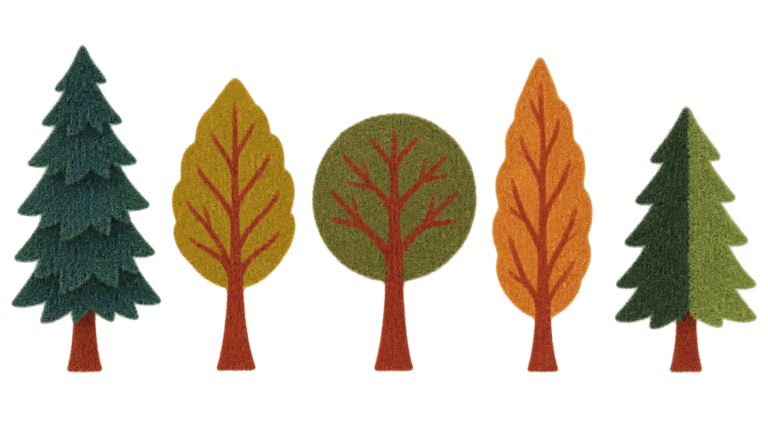
#> input picture design/forest-3d/art/sheets/trees.png, 1536 x 864 px (shown at 1/2 size); its folder holds 3 pictures in this run
$ python cut_art.py
#> lines starting #> are read from the running program, lines starting #| are printed output that depends on the picture; after the words box and inside, x2 and y2 are one past the last pixel; in counts of white or black regions, pixels touching at a corner belong together
# Tách nền trắng của 3 tấm hình vẽ (tạo bằng Figma AI), cắt từng vật thành PNG trong suốt và lấy đường viền.
# Chạy: uv run --with pillow --with numpy --with scikit-image python design/forest-3d/cut_art.py
# Kết quả: design/forest-3d/art/<tên>.png và art/outlines.json (đa giác viền, toạ độ điểm ảnh).
import os, json
import numpy as np
from PIL import Image, ImageFilter
from scipy import ndimage
from skimage import measure

HERE = os.path.dirname(os.path.abspath(__file__)); ART = os.path.join(HERE, 'art')
NAMES = {  # thứ tự: trái sang phải, trên xuống dưới
    'trees': ['pine', 'yellow', 'round', 'flame', 'pine2'],
    'plants': ['shrub', 'shrubY', 'flowerBush', 'fern', 'grass', 'shrubDark'],
    'props': ['mushrooms', 'foxSit', 'foxWalk', 'boulder', 'lantern', 'log'],
}

def cut(sheet, names):
#> called with sheet = 'trees'
    src = np.asarray(Image.open(os.path.join(ART, 'sheets', sheet + '.png')).convert('RGBA')).astype(int)
    im = src[..., :3]; H, W, _ = im.shape
#> after `im = src[..., :3]`:
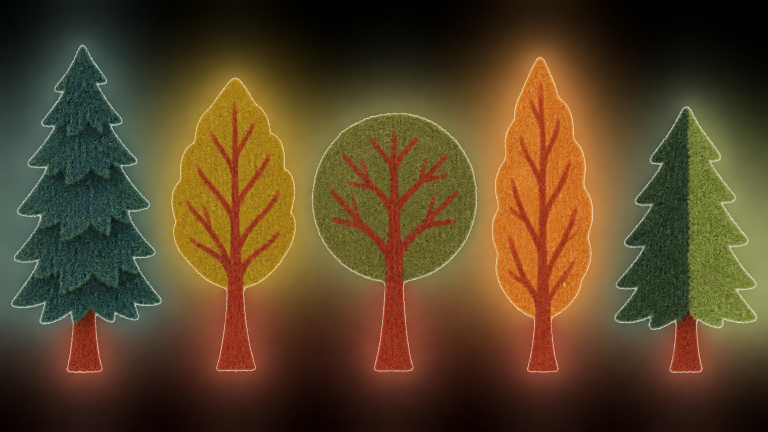
#> im: shape (864, 1536, 3) int64 (shown at 1/2 size); mean R, G, B 88.9, 68.8, 39.5
#> after `H, W, _ = im.shape`: H = 864; W = 1536
    if src[..., 3].min() < 128:   # ảnh đã có nền trong suốt
        bg = src[..., 3] < 128
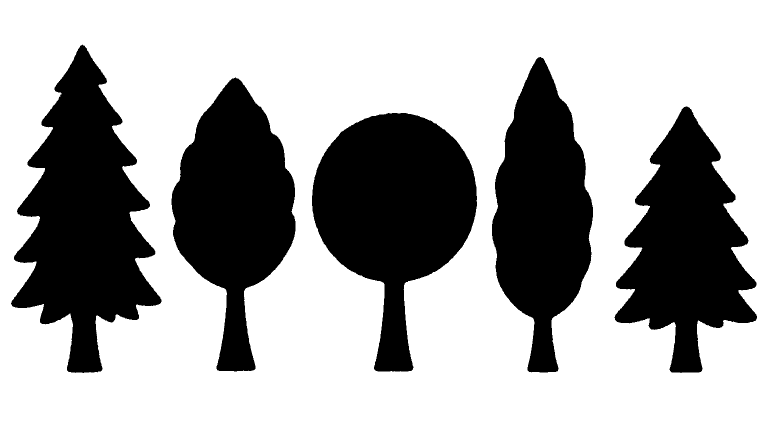
#> bg: shape (864, 1536) bool (shown at 1/2 size); 66.6% white; 5 black regions, box (x1, y1, x2, y2) and area: (22, 89, 323, 746) 102901, (624, 226, 954, 743) 97600, (343, 155, 591, 743) 82569, (1229, 213, 1514, 746) 80866, (984, 114, 1186, 745) 78992
    else:                          # nền trắng: loang từ mép vào
        light = (im.min(2) > 226) & ((im.max(2) - im.min(2)) < 22)
        lab, _ = ndimage.label(light)
        border = set(np.unique(np.concatenate([lab[0], lab[-1], lab[:, 0], lab[:, -1]]))) - {0}
        bg = np.isin(lab, list(border))
    fg = ndimage.binary_opening(~bg, iterations=2)
#> fg: shape (864, 1536) bool; 33.4% white; 5 white regions, box (x1, y1, x2, y2) and area: (22, 89, 323, 746) 102846, (624, 226, 954, 743) 97587, (343, 155, 591, 743) 82554, (1229, 213, 1514, 746) 80802, (984, 114, 1186, 745) 78984
    fg = ndimage.binary_fill_holes(fg)
    lab2, n = ndimage.label(fg)
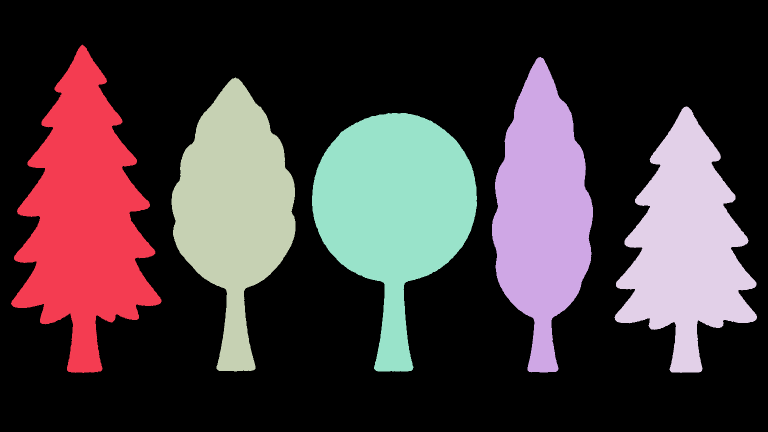
#> lab2: shape (864, 1536) int32 (shown at 1/2 size); 6 distinct labels, from 0 to 5; one colour per label, 0 black
#> n = 5
    sizes = ndimage.sum(fg, lab2, range(1, n + 1))
#> sizes = [102846, 78984, 82554, 80802, 97587]
    keep = [i + 1 for i, s in enumerate(sizes) if s > 2500]
#> keep = [1, 2, 3, 4, 5]
    objs = []
    for i in keep:
        ys, xs = np.where(lab2 == i)
        objs.append((ys.min(), ys.max(), xs.min(), xs.max(), i))
#> this loop made 5 passes
#> after the loop, objs = [(89, 745, 22, 322, 1), (114, 744, 984, 1185, 2), (155, 742, 343, 590, 3), (213, 745, 1229, 1513, 4), (226, 742, 624, 953, 5)]
    # gộp thành hàng theo vị trí, sắp xếp trái sang phải
    one_row = sheet == 'trees'
    objs.sort(key=lambda o: (False if one_row else (o[0] + o[1]) / 2 > H * 0.55, (o[2] + o[3]) / 2))
    out = {}
    for (y0, y1, x0, x1, i), name in zip(objs, names):
        pad = 6; y0, x0 = max(0, y0 - pad), max(0, x0 - pad); y1, x1 = min(H - 1, y1 + pad), min(W - 1, x1 + pad)
        m = (lab2[y0:y1 + 1, x0:x1 + 1] == i)
        a = Image.fromarray(np.where(m, src[y0:y1 + 1, x0:x1 + 1, 3], 0).astype(np.uint8))
        rgb = Image.fromarray(im[y0:y1 + 1, x0:x1 + 1].astype(np.uint8))
        rgba = rgb.copy(); rgba.putalpha(a)
        rgba.save(os.path.join(ART, name + '.png'))
        h, w = m.shape
        cs = measure.find_contours(np.pad(m.astype(float), 1), 0.5)
        polys = []
        for c in cs:
            if len(c) < 30: continue
            c = measure.approximate_polygon(c, tolerance=1.2)
            polys.append([[float(p[1] - 1), float(p[0] - 1)] for p in c])
        polys.sort(key=len, reverse=True)
        out[name] = {'w': w, 'h': h, 'polys': polys[:1]}
#> this loop made 5 passes
#> (y0, y1, x0, x1, i, name, h, w) on passes 1 to 5: (83, 751, 16, 328, 1, 'pine', 669, 313), (149, 748, 337, 596, 3, 'yellow', 600, 260), (220, 748, 618, 959, 5, 'round', 529, 342), (108, 750, 978, 1191, 2, 'flame', 643, 214), (207, 751, 1223, 1519, 4, 'pine2', 545, 297)
#> pass 1, in cut, `rgb = Image.fromarray(im[y0:y1 + 1, x0:x1 + 1].astype(np.uint8))`:
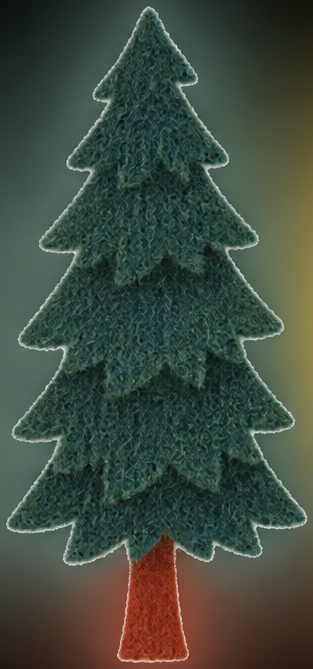
#> rgb: PIL image 313x669 RGB; mean R, G, B 63.8, 75.2, 64.3
#> pass 1, in cut, `rgba.save(os.path.join(ART, name + '.png'))`:
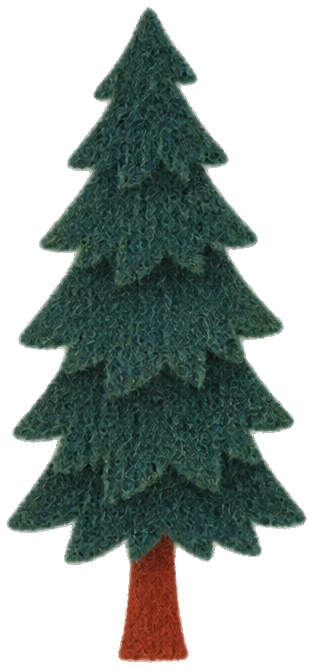
#> saved as pine.png: PIL image 313x669 RGBA; mean R, G, B, A 63.8, 75.2, 64.3, 123.4; transparent parts drawn white
#> after the loop:
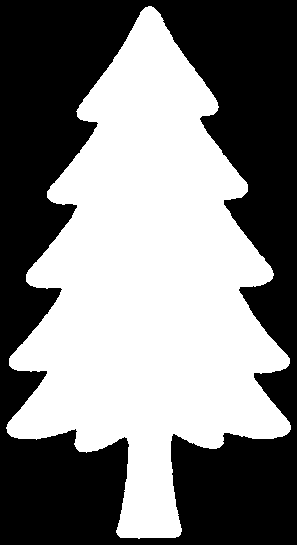
#> m: shape (545, 297) bool; 49.9% white; 1 white region, box (x1, y1, x2, y2) and area: (6, 6, 291, 539) 80802
#> after the loop:
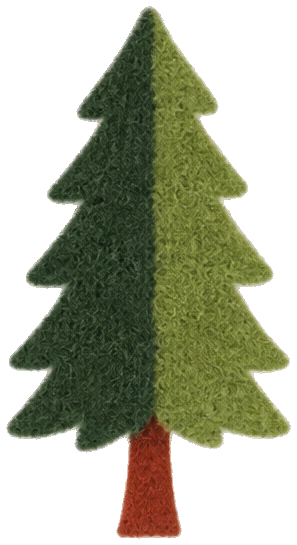
#> rgba: PIL image 297x545 RGBA; mean R, G, B, A 95.2, 93.6, 57, 125.4; transparent parts drawn white
#> after the loop, out = 5 items
    return out

if __name__ == '__main__':
    allp = {}
    for sheet, names in NAMES.items():
        allp.update(cut(sheet, names))
#> pass 2 of the loop `for sheet, names in NAMES.items():`:
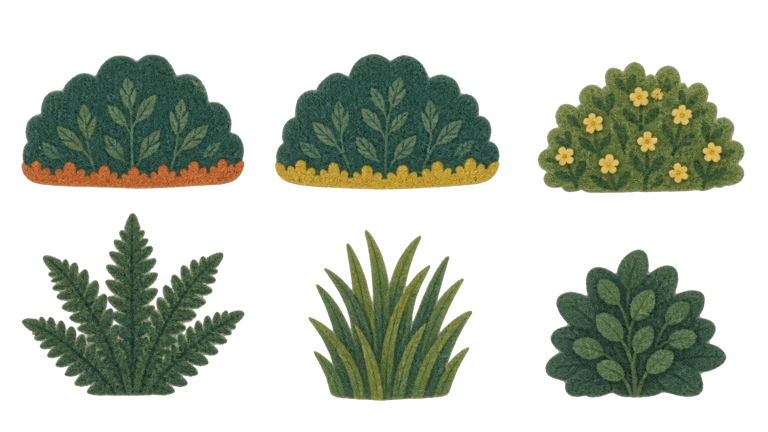
#> input picture design/forest-3d/art/sheets/plants.png, 1536 x 864 px (shown at 1/2 size)
#> bg: shape (864, 1536) bool; 63.4% white; 6 black regions, box (x1, y1, x2, y2) and area: (550, 108, 999, 379) 91838, (43, 109, 489, 378) 91255, (44, 426, 489, 792) 82088, (1076, 124, 1489, 386) 79467, (1091, 499, 1452, 795) 73767, (617, 460, 944, 802) 66908
#> in cut (call 2), `lab2, n = ndimage.label(fg)`:
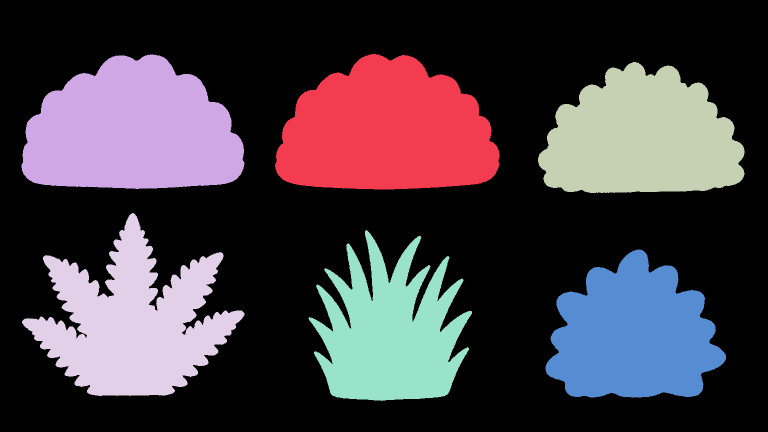
#> lab2: shape (864, 1536) int32 (shown at 1/2 size); 7 distinct labels, from 0 to 6; one colour per label, 0 black
#> n = 6
#> sizes = [91825, 91242, 79458, 82281, 66875, 73750]
#> keep = [1, 2, 3, 4, 5, 6]
#> the loop in cut (call 2), `for i in keep:` made 6 passes
#> after the loop in cut (call 2), `for i in keep:`: objs = [(108, 378, 550, 998, 1), (109, 377, 43, 488, 2), (124, 385, 1076, 1488, 3), (426, 791, 44, 488, 4), (460, 801, 617, 943, 5), (499, 794, 1091, 1451, 6)]
#> the loop in cut (call 2), `for (y0, y1, x0, x1, i), name in zip(objs, names):` made 6 passes
#> (y0, y1, x0, x1, i, name, h, w) on passes 1 to 6: (103, 383, 37, 494, 2, 'shrub', 281, 458), (102, 384, 544, 1004, 1, 'shrubY', 283, 461), (118, 391, 1070, 1494, 3, 'flowerBush', 274, 425), (420, 797, 38, 494, 4, 'fern', 378, 457), (454, 807, 611, 949, 5, 'grass', 354, 339), (493, 800, 1085, 1457, 6, 'shrubDark', 308, 373)
#> after the loop in cut (call 2), `for (y0, y1, x0, x1, i), name in zip(objs, names):`:
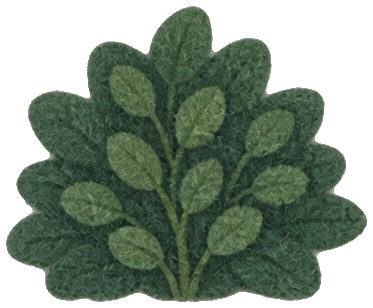
#> rgba: PIL image 373x308 RGBA; mean R, G, B, A 63.1, 83.2, 62.8, 161.5; transparent parts drawn white
#> after the loop in cut (call 2), `for (y0, y1, x0, x1, i), name in zip(objs, names):`: out = 6 items
#> pass 3 of the loop `for sheet, names in NAMES.items():`:
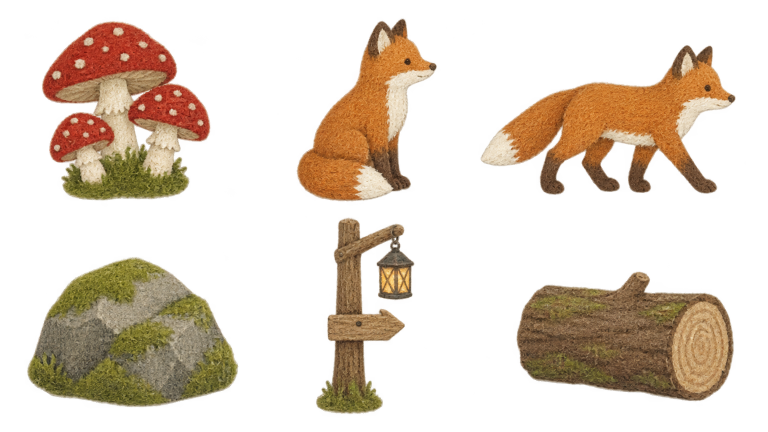
#> input picture design/forest-3d/art/sheets/props.png, 1536 x 864 px (shown at 1/2 size)
#> bg: shape (864, 1536) bool; 68.3% white; 6 black regions, box (x1, y1, x2, y2) and area: (54, 515, 476, 814) 91085, (1033, 544, 1468, 802) 83911, (84, 43, 421, 401) 83808, (961, 91, 1471, 389) 71515, (594, 38, 873, 403) 52986, (632, 436, 828, 828) 37595
#> in cut (call 3), `lab2, n = ndimage.label(fg)`:
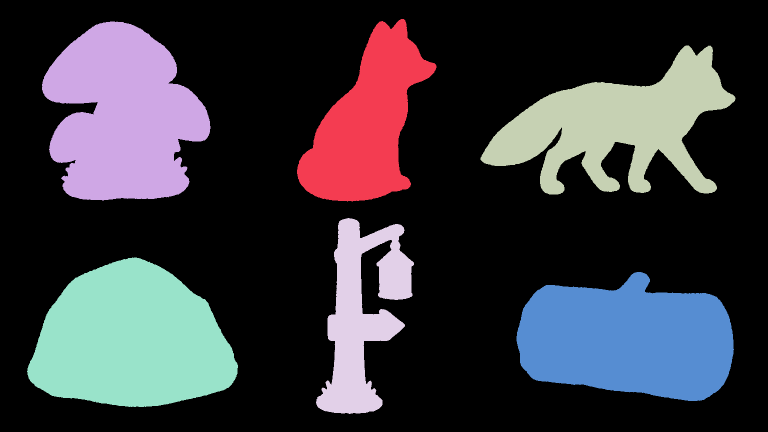
#> lab2: shape (864, 1536) int32 (shown at 1/2 size); 7 distinct labels, from 0 to 6; one colour per label, 0 black
#> sizes = [52969, 84820, 71452, 37612, 91076, 83898]
#> the loop in cut (call 3), `for i in keep:` made 6 passes
#> after the loop in cut (call 3), `for i in keep:`: objs = [(38, 402, 594, 872, 1), (43, 400, 84, 420, 2), (91, 388, 961, 1470, 3), (436, 827, 632, 827, 4), (515, 813, 54, 475, 5), (544, 801, 1033, 1467, 6)]
#> the loop in cut (call 3), `for (y0, y1, x0, x1, i), name in zip(objs, names):` made 6 passes
#> (y0, y1, x0, x1, i, name, h, w) on passes 1 to 6: (37, 406, 78, 426, 2, 'mushrooms', 370, 349), (32, 408, 588, 878, 1, 'foxSit', 377, 291), (85, 394, 955, 1476, 3, 'foxWalk', 310, 522), (509, 819, 48, 481, 5, 'boulder', 311, 434), (430, 833, 626, 833, 4, 'lantern', 404, 208), (538, 807, 1027, 1473, 6, 'log', 270, 447)
#> after the loop in cut (call 3), `for (y0, y1, x0, x1, i), name in zip(objs, names):`:
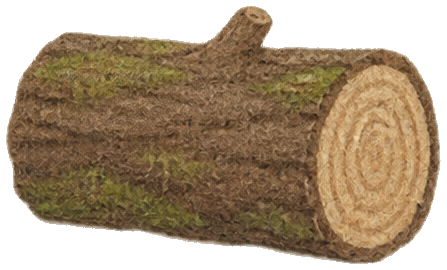
#> rgba: PIL image 447x270 RGBA; mean R, G, B, A 126.2, 100.9, 69.4, 174.9; transparent parts drawn white
    json.dump(allp, open(os.path.join(ART, 'outlines.json'), 'w'))
    for k, v in allp.items(): print(k, v['w'], v['h'], len(v['polys'][0]) if v['polys'] else 0)
#> this loop made 17 passes
#> k on passes 1 to 12: 'pine', 'yellow', 'round', 'flame', 'pine2', 'shrub', 'shrubY', 'flowerBush', 'fern', 'grass', 'shrubDark', 'mushrooms'
#| pine 313 669 143
#| yellow 260 600 69
#| round 342 529 60
#| flame 214 643 71
#| pine2 297 545 118
#| shrub 458 281 70
#| shrubY 461 283 65
#| flowerBush 425 274 113
#> (further printed lines are left out)
